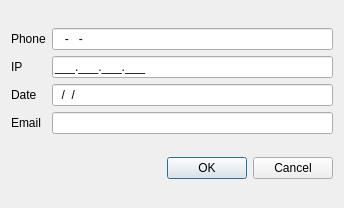
<?xml version="1.0" encoding="UTF-8"?>
<ui version="4.0">
 <class>Dialog</class>
 <widget class="QDialog" name="Dialog">
  <property name="geometry">
   <rect>
    <x>0</x>
    <y>0</y>
    <width>344</width>
    <height>208</height>
   </rect>
  </property>
  <property name="windowTitle">
   <string>Dialog</string>
  </property>
  <layout class="QVBoxLayout" name="verticalLayout">
   <item>
    <layout class="QGridLayout" name="gridLayout">
     <item row="0" column="0">
      <widget class="QLabel" name="label">
       <property name="text">
        <string>Phone</string>
       </property>
      </widget>
     </item>
     <item row="0" column="1">
      <widget class="QLineEdit" name="txtPhone">
       <property name="inputMask">
        <string>000-000-0000</string>
       </property>
      </widget>
     </item>
     <item row="1" column="0">
      <widget class="QLabel" name="label_2">
       <property name="text">
        <string>IP</string>
       </property>
      </widget>
     </item>
     <item row="1" column="1">
      <widget class="QLineEdit" name="txtIP">
       <property name="inputMask">
        <string>000.000.000.000;_</string>
       </property>
      </widget>
     </item>
     <item row="2" column="0">
      <widget class="QLabel" name="label_3">
       <property name="text">
        <string>Date</string>
       </property>
      </widget>
     </item>
     <item row="2" column="1">
      <widget class="QLineEdit" name="txtDate">
       <property name="inputMask">
        <string>00/00/0000</string>
       </property>
      </widget>
     </item>
     <item row="3" column="0">
      <widget class="QLabel" name="label_4">
       <property name="text">
        <string>Email</string>
       </property>
      </widget>
     </item>
     <item row="3" column="1">
      <widget class="QLineEdit" name="txtEmail"/>
     </item>
    </layout>
   </item>
   <item>
    <widget class="QDialogButtonBox" name="buttonBox">
     <property name="standardButtons">
      <set>QDialogButtonBox::Cancel|QDialogButtonBox::Ok</set>
     </property>
    </widget>
   </item>
  </layout>
 </widget>
 <resources/>
 <connections/>
</ui>
